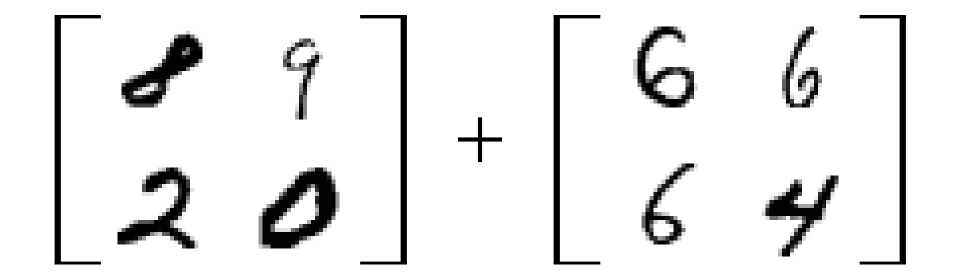
#> input picture MNIST_dataset_op/test/images/2x2_4.png, 1919 x 559 px (shown at 1/2 size); its folder holds only this picture in this run; the run also reads 1 picture not shown here
$ jupyter execute --allow-errors primary_model_pipline.ipynb   (shell and % lines are left out)
#> lines starting #> are read from the running program, lines starting #| are printed output that depends on the picture; after the words box and inside, x2 and y2 are one past the last pixel; in counts of white or black regions, pixels touching at a corner belong together
#> in process_all_images, img is the input picture: shape (559, 1919); min 0, max 255, mean 234.6
[cell 1]
%cd /content/

%cd APS360

###Segmentation

[cell 2]
import cv2
import numpy as np
import matplotlib.pyplot as plt

def image_segmentation(img, debug=False):
    # 2) Threshold & Invert (so brackets/digits become white on black)
#> called with debug = False
    _, thresh = cv2.threshold(img, 0, 255, cv2.THRESH_BINARY_INV + cv2.THRESH_OTSU)
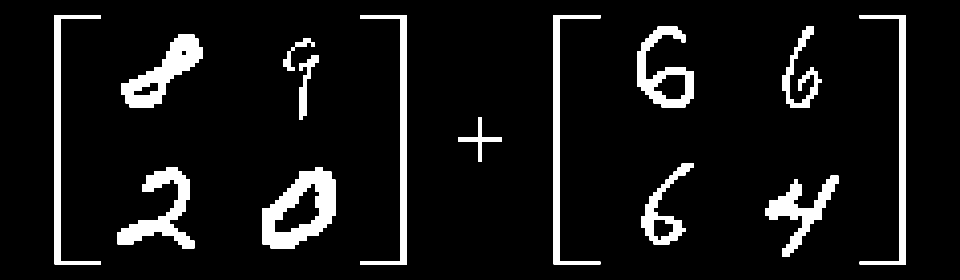
#> thresh: shape (559, 1919) (shown at 1/2 size); 8.2% white; 14 white regions, largest, box (x1, y1, x2, y2) and area: (525, 335, 671, 497) 12266, (243, 69, 405, 215) 9394, (235, 335, 389, 497) 9041

    kernel = cv2.getStructuringElement(cv2.MORPH_ELLIPSE, (15,15))

    # 2) Apply closing
    thresh_closed = cv2.morphologyEx(thresh, cv2.MORPH_CLOSE, kernel)
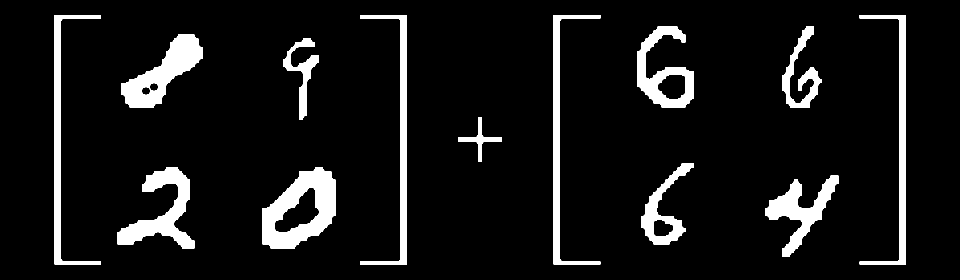
#> thresh_closed: shape (559, 1919) (shown at 1/2 size); 8.6% white; 13 white regions

    # 4) Find Contours
    contours, _ = cv2.findContours(thresh_closed, cv2.RETR_EXTERNAL, cv2.CHAIN_APPROX_SIMPLE)
#> contours = 13 contours; largest, box (x1, y1, x2, y2) and area: (525, 335, 671, 497) 16332, (243, 69, 405, 215) 10121, (1275, 53, 1388, 215) 9350, (235, 335, 389, 497) 9184, (1531, 351, 1677, 513) 7596

    bracket_contours = []
    other_contours = []

    for cnt in contours:
        x, y, w, h = cv2.boundingRect(cnt)
        area = w * h

        # Heuristic filters for bracket detection:
        # - Brackets might be tall and relatively thin (or short and wide)
        # - Adjust these thresholds to match your images
        aspect_ratio = w / float(h + 1e-5)  # avoid division by zero
        if 0.1 < aspect_ratio < 0.4:
            # This is likely a bracket (depending on orientation).
            bracket_contours.append((cnt, x, y, w, h))
        else:
            # Might be digits or noise
            other_contours.append((cnt, x, y, w, h))
#> this loop made 13 passes
#> (x, y, w, h, area, aspect_ratio) on passes 1 to 8: (1531, 351, 146, 162, 23652, 0.901), (525, 335, 146, 162, 23652, 0.901), (235, 335, 154, 162, 24948, 0.951), (1283, 327, 105, 162, 17010, 0.648), (916, 235, 88, 89, 7832, 0.989), (566, 77, 72, 162, 11664, 0.444), (243, 69, 162, 146, 23652, 1.11), (1564, 53, 80, 162, 12960, 0.494)
#> after the loop, bracket_contours = 4 items; other_contours = 9 items

    # If more than 4 brackets are detected, remove the ones with the smallest area.
    if len(bracket_contours) > 4:
        # Sort by area (w*h) in descending order so that the largest ones come first
        bracket_contours.sort(key=lambda bc: bc[3]*bc[4], reverse=True)
        # Keep only the 4 largest
        bracket_contours = bracket_contours[:4]

    # Sort bracket contours from left to right based on x coordinate
    bracket_contours.sort(key=lambda bc: bc[1])

    # For a 2×2 matrix side by side, you might expect 4 brackets total (2 for left matrix, 2 for right matrix).
    # bracket_contours = [ (cnt, x, y, w, h), ... ] sorted by x
    if debug: print(f"Found {len(bracket_contours)} potential bracket(s).")

    # Just for visualization: draw bracket bounding boxes on a copy of the image
    if debug:
        img_color = cv2.cvtColor(img, cv2.COLOR_GRAY2BGR)
        for i, (cnt, x, y, w, h) in enumerate(bracket_contours):
            cv2.rectangle(img_color, (x, y), (x+w, y+h), (0, 0, 255), 2)
            cv2.putText(img_color, f"B{i}", (x, y-5),
                        cv2.FONT_HERSHEY_SIMPLEX, 0.5, (0,0,255), 1)

        plt.figure(figsize=(8, 6))
        plt.imshow(img_color[:,:,::-1])  # BGR -> RGB
        plt.title("Detected Brackets (Bounding Boxes)")
        plt.axis('off')
        plt.show()

    ###############################
    # 5) USE BRACKETS TO SEPARATE #
    ###############################
    # Example approach:
    # - Suppose bracket_contours[0] is the left bracket of the first matrix
    # - bracket_contours[1] is the right bracket of the first matrix
    # - bracket_contours[2] is the left bracket of the second matrix
    # - bracket_contours[3] is the right bracket of the second matrix

    if len(bracket_contours) >= 4:
        # Extract bounding boxes for the two matrix regions:
        # We'll define each matrix region from the right edge of its left bracket
        # to the left edge of its right bracket
        _, x1, y1, w1, h1 = bracket_contours[0]  # left bracket (matrix 1)
#> x1 = 109; y1 = 30; w1 = 93; h1 = 499
        _, x2, y2, w2, h2 = bracket_contours[1]  # right bracket (matrix 1)
#> x2 = 720; y2 = 30; w2 = 94; h2 = 499

        matrix1_left = x1 + w1
#> matrix1_left = 202
        matrix1_right = x2
#> matrix1_right = 720
        matrix1_top = min(y1, y2)
#> matrix1_top = 30
        matrix1_bottom = max(y1 + h1, y2 + h2)
#> matrix1_bottom = 529

        # Crop out the first matrix
        matrix1 = thresh[matrix1_top:matrix1_bottom, matrix1_left:matrix1_right]
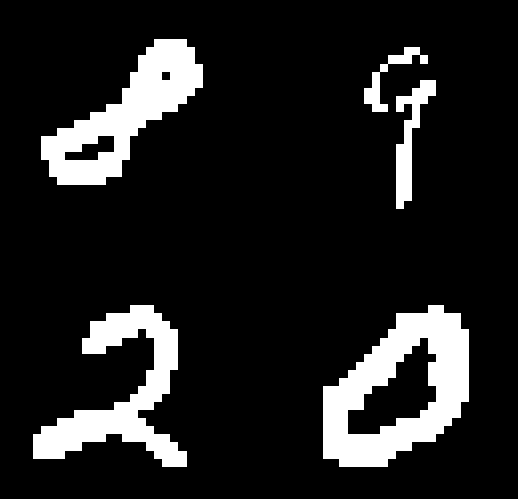
#> matrix1: shape (499, 518); 13% white; 5 white regions, box (x1, y1, x2, y2) and area: (323, 305, 469, 467) 12266, (41, 39, 203, 185) 9394, (33, 305, 187, 467) 9041, (396, 80, 436, 209) 2000, (364, 47, 428, 112) 992
        matrix1_color = img[matrix1_top:matrix1_bottom, matrix1_left:matrix1_right]
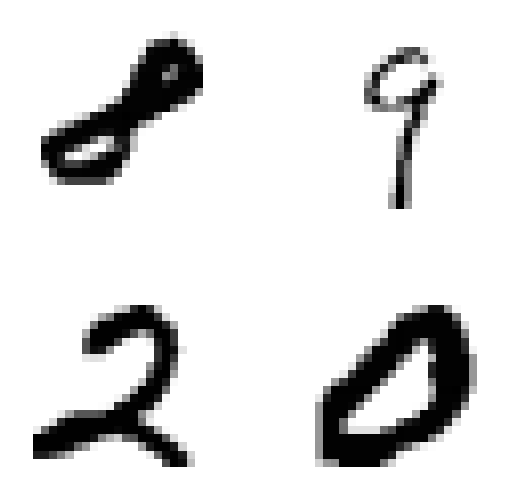
#> matrix1_color: shape (499, 518); min 0, max 255, mean 222.3

        _, x3, y3, w3, h3 = bracket_contours[2]  # left bracket (matrix 2)
#> x3 = 1107; y3 = 30; w3 = 94; h3 = 499
        _, x4, y4, w4, h4 = bracket_contours[3]  # right bracket (matrix 2)
#> x4 = 1719; y4 = 30; w4 = 93; h4 = 499

        matrix2_left = x3 + w3
#> matrix2_left = 1201
        matrix2_right = x4
#> matrix2_right = 1719
        matrix2_top = min(y3, y4)
#> matrix2_top = 30
        matrix2_bottom = max(y3 + h3, y4 + h4)
#> matrix2_bottom = 529

        # Crop out the second matrix
        matrix2 = thresh[matrix2_top:matrix2_bottom, matrix2_left:matrix2_right]
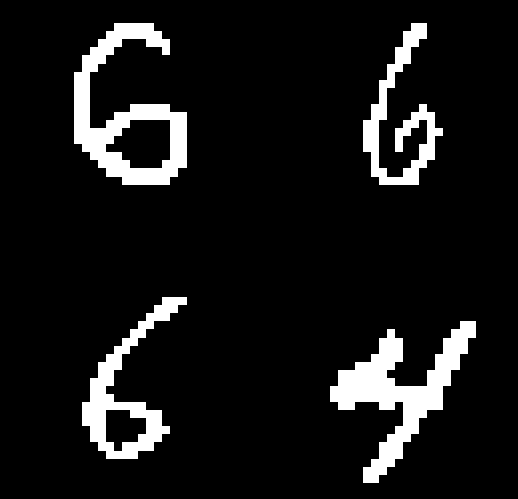
#> matrix2: shape (499, 518); 8.9% white; 4 white regions, box (x1, y1, x2, y2) and area: (330, 321, 476, 483) 7433, (74, 23, 187, 185) 7064, (82, 297, 187, 459) 4680, (363, 23, 443, 185) 3952
        matrix2_color = img[matrix2_top:matrix2_bottom, matrix2_left:matrix2_right]
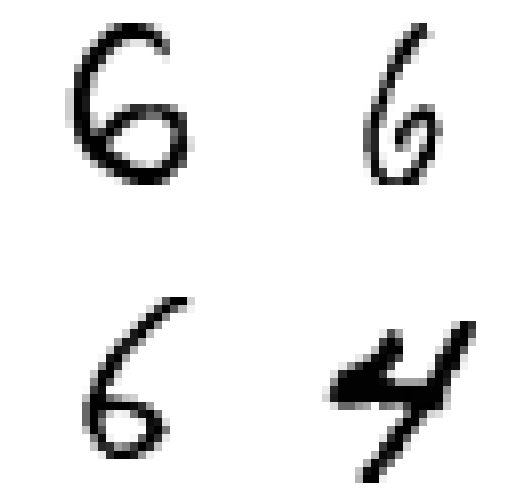
#> matrix2_color: shape (499, 518); min 0, max 255, mean 232.9

        # Crop out operator
        op = thresh[:, matrix1_right + w2:matrix2_left - w3]
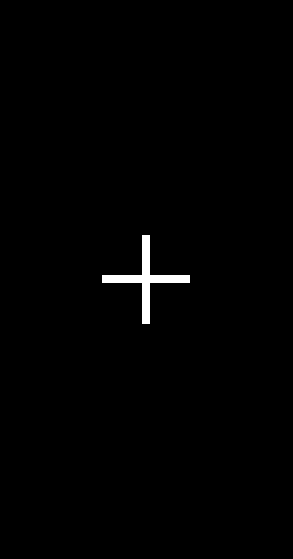
#> op: shape (559, 293); 0.83% white; 1 white region
        op_color = img[:, matrix1_right + w2:matrix2_left - w3]
#> (the rest of the program and of its run is left out)
